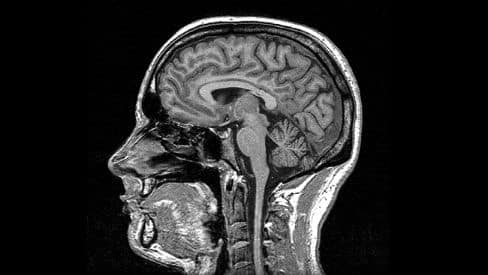
#> input picture colab/imagenes/medical_1.jpg, 488 x 275 px, found by its file name; the run also reads 3 pictures not shown here
$ jupyter execute --allow-errors Procesamiento_Imagenes_Parte2v1_0.ipynb   (older library calls are emulated)
#> lines starting #> are read from the running program, lines starting #| are printed output that depends on the picture
## Procesamiento de Imágenes Digitales

Inteligencia Artificial 2025 I <br>
Examen Parcial, parte práctica de la evaluación (12 puntos).

**Integrantes:**

1.   Integrante 1: Stefano Imanol Ramírez Uribe
2.   Integrante 2: Jhiro Franky Cisneros Sanchez

Los objetivos de esta práctica son:

* Desarrollar y analizar rutinas de transformaciones puntuales en el procesamiento de imágenes.
* Repasar conceptos clave en el filtrado de imágenes y programar rutinas para suavizar y resaltar bordes.

## Requerimientos

Se necesita disponer del siguiente software:
* Python 3.X
* Las siguientes librerias científicas de Python: NumPy, SciPy, y Matplotlib.
* OpenCV.

# 1 Operadores basados en la primera derivada

La detección de bordes (Edge detection) es una técnica de procesamiento de imágenes para encontrar aquellos puntos en las imágenes que representan variaciones de brillo (cambios bruscos en los niveles de gris) o *bordes*. Tiene muchas aplicaciones para la segmentación de imágenes y la extracción de datos que se explicarán posteriormente en este curso.

Como se ha comentado, los bordes pueden definirse como transiciones entre regiones de la imagen que tienen diferentes niveles de gris (intensidades). De esta forma, el modelo unidimensional y continuo de un borde ideal es:

<!---->

---

Sin embargo, en las imágenes reales ese modelo no es seguido exactamente por los bordes, ya que las imágenes son discretas y están corrompidas por el ruido.

Además, **la naturaleza de los bordes puede ser diversa**:
- bordes de oclusión
- diferente orientación de las superficies
- diferentes propiedades de reflectancia
- diferentes texturas
- efectos de iluminación: sombras, reflejos, etc.

### Tipos de error relacionados con la detección de bordes

Finding edges properly is not a straightforward task, as there exist different errors that can appear when applying edge detection techniques:
- **Detection error.** A good detector exhibits low ratio of false negative and false positive, that is:
  - Falsos negativos: Bordes existentes que no se detectan.
  - Falsos positivos: Objetos detectados que no son reales.
- **Error de localización.** Se detectan bordes, pero no están en la posición real y exacta.
- **Respuesta múltiple.** Se producen múltiples detecciones para la misma arista ( el borde es grueso).

La siguiente figura ilustra este tipo de errores.

<!---->

Por lo tanto, al diseñar un buen detector de bordes, el objetivo es lograr errores de detección y localización bajos, así como evitar respuestas múltiples.

### Operadores basados en la primera derivada (gradiente)

En este notebook cubriremos los operadores basados en la **primera derivada**, que intentan detectar bordes fijándose en las diferencias bruscas de intensidad en los píxeles vecinos. En la imagen inferior podemos ver dos funciones  $f(x)$
 (primera fila) y cómo sus derivadas (segunda fila) alcanzan sus valores máximos en los puntos donde los valores de las funciones cambian más bruscamente (alrededor de $x_o$).

$\\[10pt]$

<!--
$\\[10pt]$
-->

Si se trata de una **función continua bidimensional** $f(x,y)$, su derivada es un *vector* (**gradiente**) definido como:$\\[10pt]$
$$
\nabla  f(x,y) =
\begin{bmatrix}
\frac{\partial}{\partial x}f(x,y) \\ \frac{\partial}{\partial y}f(x,y)
\end{bmatrix}
=
\begin{bmatrix}
f_x(x,y) \\
f_y(x,y)
\end{bmatrix}
$$

que apunta a la *dirección* de máxima variación (positiva) de $f(x,y)$:$\\[10pt]$

$$
\alpha(x,y) = \arctan \left(\frac{f_y(x,y)}{f_x(x,y)}\right)
$$

y tiene un *módulo* proporcional a la fuerza de esta variación:$\\[10pt]$

$$
|\nabla  f(x,y)| = \sqrt{(f_x(x,y))^2 + (f_y(x,y))^2} \approx |f_x(x,y)| + |f_y(x,y)|
$$

La siguiente imagen muestra ejemplos de vectores gradiente:$\\[10pt]$

$\\[10pt]$

<!--
$\\[10pt]$
-->

Concretamente, las técnicas basadas en la primera derivada exploradas aquí son:

- Aproximaciones discretas de un **operador de gradiente** (Sobel, Prewitt, Roberts, etc., Sección 1.1).
- El operador **Derivada del Gaussiano** (DroG) (apartado 1.2).

## Contexto del problema - Detección de bordes en imágenes médicas

La detección de bordes en imágenes médicas es de vital importancia para el diagnóstico de diferentes enfermedades (por ejemplo, la detección de células tumorales) en órganos humanos como pulmones y próstatas, convirtiéndose en un paso de pre procesamiento esencial en la segmentación de imágenes médicas.

<!--

-->
En este contexto, *Hospital Clínico*, un hospital muy concurrido de Arequipa está solicitando a estudiantes de ingeniería locales que se unan a su equipo de investigación. Buscan una persona con conocimientos en procesamiento de imágenes y, para asegurarlo, han publicado 3 imágenes médicas: `medical_1.jpg`, `medical_2.jpg` y `medical_3.jpg`. Nos han pedido que realicemos una detección de bordes precisa en las tres imágenes, así como una explicación de cómo se ha realizado.

[cell 1]
import numpy as np
import cv2
import matplotlib.pyplot as plt
import matplotlib
from ipywidgets import interactive, fixed, widgets
from mpl_toolkits.mplot3d import Axes3D

matplotlib.rcParams['figure.figsize'] = (15.0, 15.0)


images_path = './imagenes/'
#images_path = '/content/drive/MyDrive/docencia/claseIA2024/pc2/elaboracion/imagenes/'

Para afrontar este reto, vamos a utilizar varios métodos de detección de bordes, que se probarán y compararán para determinar la mejor opción.

### **<span style="color:green"><b><i>Ejercicio 1: Observe y analice las imágenes</i></b></span>** (0.25 puntos)

En primer lugar, **visualice las imágenes proporcionadas** para tener una idea de lo que estamos tratando.

*Nota: Como la mayoría de las imágenes médicas no proporcionan información de color, vamos a utilizar la detección de bordes en imágenes en escala de grises.*

*Consejo: Se pueden seguir diferentes enfoques para la detección de bordes en imágenes en color, como la conversión al espacio de color YCrCb (que no se ve en ese notebook), o la detección de bordes en cada canal RGB.

[cell 2]
# Ejercicio 1
# Visualiza las imágenes proporcionadas en un gráfico 1x3 para ver de qué se trata
# Escribe tu código aquí

# Leer las imágenes en escala de grises
img1 = cv2.imread(images_path + 'medical_1.jpg', cv2.IMREAD_GRAYSCALE)
#> img1 is the input picture: shape (275, 488); min 0, max 255, mean 41.7
img2 = cv2.imread(images_path + 'medical_2.jpg', cv2.IMREAD_GRAYSCALE)
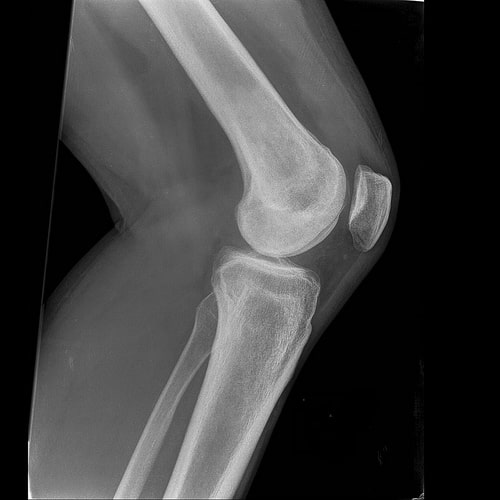
#> input picture colab/imagenes/medical_2.jpg, 500 x 500 px, found by its file name
#> img2 is the input picture: shape (500, 500); min 0, max 255, mean 61.8
img3 = cv2.imread(images_path + 'medical_3.jpg', cv2.IMREAD_GRAYSCALE)
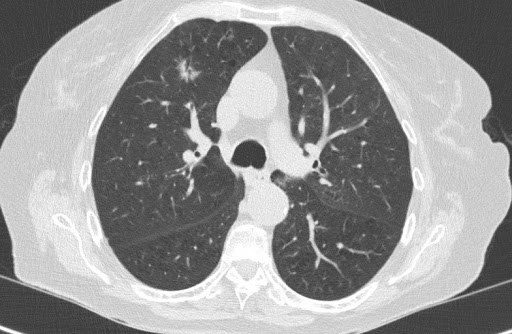
#> input picture colab/imagenes/medical_3.jpg, 512 x 334 px, found by its file name
#> img3 is the input picture: shape (334, 512); min 49, max 255, mean 151.1

# Mostrar las imágenes
plt.figure(figsize=(15, 5))
plt.subplot(1, 3, 1)
plt.imshow(img1, cmap='gray')
plt.title('medical_1.jpg')
plt.axis('off')

plt.subplot(1, 3, 2)
plt.imshow(img2, cmap='gray')
plt.title('medical_2.jpg')
plt.axis('off')

plt.subplot(1, 3, 3)
plt.imshow(img3, cmap='gray')
plt.title('medical_3.jpg')
plt.axis('off')

plt.tight_layout()
plt.show()
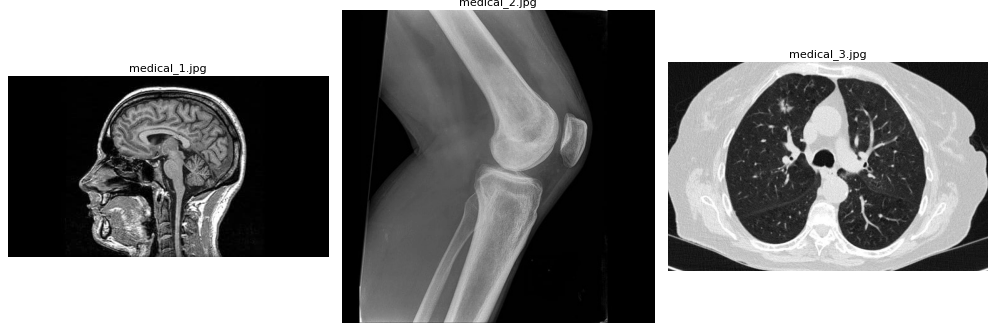
#> figure drawn by matplotlib, 3 panels

Llegados a este punto sabemos cómo realizar una aproximación discreta de un operador gradiente mediante la aplicación de una operación de convolución con dos kernels diferentes, esto es:

$$\nabla  F(x,y) =
\begin{bmatrix}
F \otimes H_C \\ F \otimes H_R
\end{bmatrix}$$

Pero, ¿cómo podríamos utilizar la salida de esos cálculos para detectar bordes? La siguiente figura lo aclara!

<!--

-->

**Tamaños de los Kernel**

Como ya se ha comentado, los kernels pueden ser de distinto tamaño, y ese tamaño afecta directamente a la calidad de la detección y la localización (por ejemplo, Sobel $3\times3$ o $5\times5$):
- Máscara pequeña:
  - localización más precisa (buena localización).
  - más afectada por el ruido (probablemente produce falsos positivos).
- Máscara grande:
  - localización menos precisa.
  - más resistente al ruido (buen detector).
  - mayor coste computacional ($O(N veces N)$)

## 1.1 Aproximaciones discretas de un operador gradiente

El primer grupo de métodos que vamos a explorar realiza una **aproximación discreta de un operador de gradiente** basada en las diferencias entre niveles de gris (intensidad). Por ejemplo:

Estas aproximaciones se implementan típicamente mediante la convolución de la imagen con un par de máscaras $H_C$ (para columnas, detectando los bordes verticales) y $H_R$ (para filas, detectando los horizontales), es decir:

$$
G_R(i,j) = F(i,j) \otimes H_R(i,j) \\
G_C(i,j) = F(i,j) \otimes H_C(i,j)
$$

Quizás el operador más popular que hace esto es el de **Sobel**, aunque hay muchos de ellos que proporcionan resultados aceptables. Estos operadores utilizan los dos kernels antes mencionados (normalmente de tamaño $3\times3$ o $5\times5$) que se convolucionan con la imagen original para calcular aproximaciones de las derivadas.

Estos son algunos ejemplos (primera columna: nombre del operador; segunda: $H_R$; tercera columna: $H_C$):

### **<span style="color:green"><b><i>Ejercicio 2:</i>  Jugar con las derivadas de Sobel</b></span>** (1.25 puntos)

Ahora que hemos adquirido una comprensión básica de estos métodos, vamos a emplear los núcleos de Sobel ($S_x,S_y$) para calcular ambas derivadas y mostrarlas junto con la imagen original (`medical_3.jpg`).

*Nótese que los valores de la imagen derivada pueden ser positivos **y negativos**, causados por los valores negativos en el kernel. Esto implica que la profundidad deseada de la imagen de destino (`ddepth`) tiene que ser al menos un tipo de datos con signo cuando se llama al método `filter2D()`.

[cell 3]
# Lee una de las imágenes, calcula ambas derivadas del kernel, aplícalas a la imagen (por separado) y muestra la imagen original y las derivadas en un gráfico 1x3.
# Escriba su código aquí

# Leer la imagen
img3 = cv2.imread(images_path + 'medical_3.jpg', cv2.IMREAD_GRAYSCALE)

# Define los kernels horizontal y vertical
sobel_x = (1/4) * np.array([[ 1,  0, -1],
                            [ 2,  0, -2],
                            [ 1,  0, -1]])

sobel_y = (1/4) * np.array([[-1, -2, -1],
                            [ 0,  0,  0],
                            [ 1,  2,  1]])

# Aplica la convolución
grad_x = cv2.filter2D(img3, cv2.CV_64F, sobel_x)
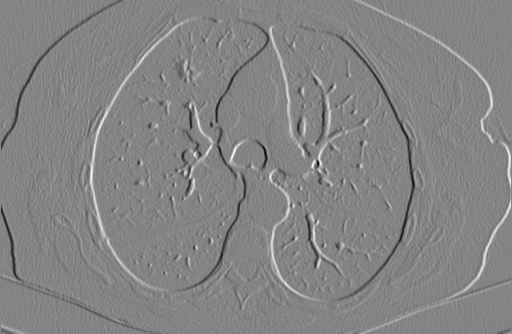
#> grad_x: shape (334, 512) float64; min -169.2, max 156.8, mean 0.1; drawn with min black and max white
grad_y = cv2.filter2D(img3, cv2.CV_64F, sobel_y)
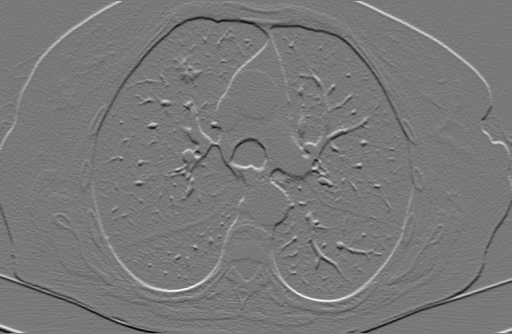
#> grad_y: shape (334, 512) float64; min -159, max 175.2, mean 0; drawn with min black and max white

# ¡Y muéstralos!
grad_x = cv2.convertScaleAbs(grad_x)
grad_y = cv2.convertScaleAbs(grad_y)
#> (the rest of the program and of its run is left out)
